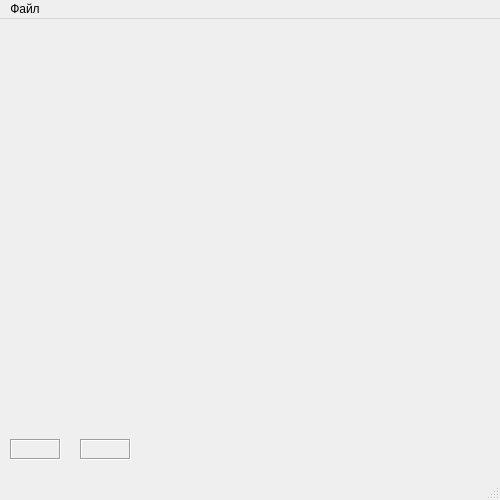
<?xml version="1.0" encoding="UTF-8"?>
<ui version="4.0">
 <class>MainWindow</class>
 <widget class="QMainWindow" name="MainWindow">
  <property name="geometry">
   <rect>
    <x>0</x>
    <y>0</y>
    <width>500</width>
    <height>500</height>
   </rect>
  </property>
  <property name="minimumSize">
   <size>
    <width>500</width>
    <height>500</height>
   </size>
  </property>
  <property name="maximumSize">
   <size>
    <width>500</width>
    <height>500</height>
   </size>
  </property>
  <property name="sizeIncrement">
   <size>
    <width>50</width>
    <height>50</height>
   </size>
  </property>
  <property name="windowTitle">
   <string>2048</string>
  </property>
  <widget class="QWidget" name="centralWidget">
   <widget class="QLabel" name="lblStepCount">
    <property name="geometry">
     <rect>
      <x>10</x>
      <y>420</y>
      <width>51</width>
      <height>21</height>
     </rect>
    </property>
    <property name="toolTip">
     <string>Количество ходов</string>
    </property>
    <property name="frameShape">
     <enum>QFrame::Box</enum>
    </property>
    <property name="frameShadow">
     <enum>QFrame::Sunken</enum>
    </property>
    <property name="text">
     <string/>
    </property>
   </widget>
   <widget class="QLabel" name="lblStepResult">
    <property name="geometry">
     <rect>
      <x>80</x>
      <y>420</y>
      <width>51</width>
      <height>21</height>
     </rect>
    </property>
    <property name="toolTip">
     <string>Количество очков</string>
    </property>
    <property name="frameShape">
     <enum>QFrame::Box</enum>
    </property>
    <property name="frameShadow">
     <enum>QFrame::Sunken</enum>
    </property>
    <property name="text">
     <string/>
    </property>
   </widget>
  </widget>
  <widget class="QMenuBar" name="menuBar">
   <property name="geometry">
    <rect>
     <x>0</x>
     <y>0</y>
     <width>500</width>
     <height>22</height>
    </rect>
   </property>
   <widget class="QMenu" name="menu">
    <property name="title">
     <string>Файл</string>
    </property>
    <addaction name="actRestart"/>
    <addaction name="separator"/>
    <addaction name="actExit"/>
   </widget>
   <addaction name="menu"/>
  </widget>
  <widget class="QStatusBar" name="statusBar"/>
  <action name="actExit">
   <property name="text">
    <string>Выход</string>
   </property>
  </action>
  <action name="actRestart">
   <property name="text">
    <string>Новая игра</string>
   </property>
  </action>
 </widget>
 <layoutdefault spacing="6" margin="11"/>
 <resources/>
 <connections>
  <connection>
   <sender>actExit</sender>
   <signal>triggered()</signal>
   <receiver>MainWindow</receiver>
   <slot>close()</slot>
   <hints>
    <hint type="sourcelabel">
     <x>-1</x>
     <y>-1</y>
    </hint>
    <hint type="destinationlabel">
     <x>249</x>
     <y>249</y>
    </hint>
   </hints>
  </connection>
 </connections>
</ui>
